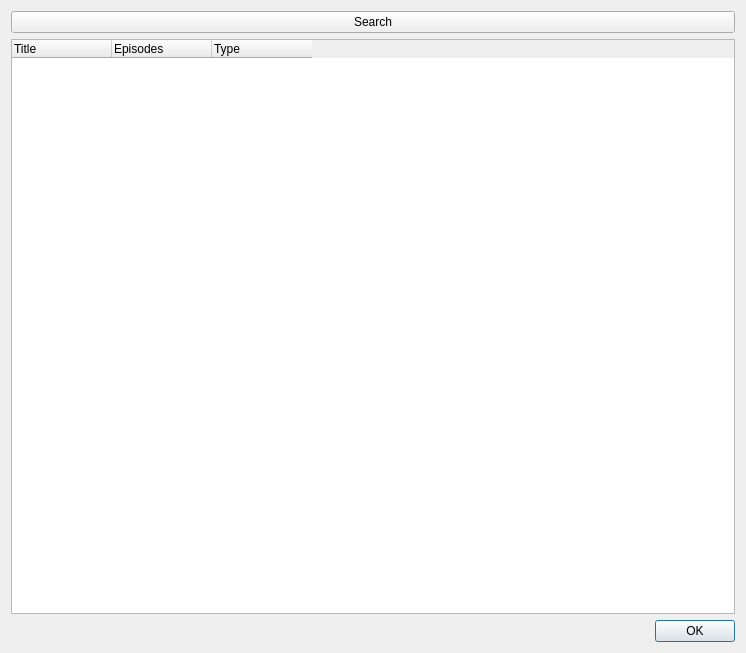
<?xml version="1.0" encoding="UTF-8"?>
<ui version="4.0">
 <class>Dialog_Search</class>
 <widget class="QDialog" name="Dialog_Search">
  <property name="geometry">
   <rect>
    <x>0</x>
    <y>0</y>
    <width>746</width>
    <height>653</height>
   </rect>
  </property>
  <property name="minimumSize">
   <size>
    <width>746</width>
    <height>653</height>
   </size>
  </property>
  <property name="contextMenuPolicy">
   <enum>Qt::PreventContextMenu</enum>
  </property>
  <property name="windowTitle">
   <string>Search</string>
  </property>
  <property name="windowIcon">
   <iconset resource="../Resources.qrc">
    <normaloff>:/Resources/Search.png</normaloff>:/Resources/Search.png</iconset>
  </property>
  <layout class="QVBoxLayout" name="verticalLayout">
   <item>
    <layout class="QVBoxLayout" name="SearchLayout">
     <item>
      <layout class="QHBoxLayout" name="SearchFieldLayout">
       <item>
        <widget class="QPushButton" name="SearchButton">
         <property name="toolTip">
          <string>Search for anime online</string>
         </property>
         <property name="text">
          <string>Search</string>
         </property>
        </widget>
       </item>
      </layout>
     </item>
     <item>
      <widget class="QTreeWidget" name="SearchTreeWidget">
       <property name="contextMenuPolicy">
        <enum>Qt::CustomContextMenu</enum>
       </property>
       <property name="editTriggers">
        <set>QAbstractItemView::NoEditTriggers</set>
       </property>
       <property name="showDropIndicator" stdset="0">
        <bool>false</bool>
       </property>
       <property name="indentation">
        <number>0</number>
       </property>
       <property name="rootIsDecorated">
        <bool>false</bool>
       </property>
       <property name="uniformRowHeights">
        <bool>true</bool>
       </property>
       <property name="itemsExpandable">
        <bool>false</bool>
       </property>
       <property name="sortingEnabled">
        <bool>true</bool>
       </property>
       <property name="wordWrap">
        <bool>true</bool>
       </property>
       <property name="expandsOnDoubleClick">
        <bool>false</bool>
       </property>
       <attribute name="headerCascadingSectionResizes">
        <bool>true</bool>
       </attribute>
       <attribute name="headerMinimumSectionSize">
        <number>100</number>
       </attribute>
       <attribute name="headerShowSortIndicator" stdset="0">
        <bool>false</bool>
       </attribute>
       <attribute name="headerStretchLastSection">
        <bool>false</bool>
       </attribute>
       <column>
        <property name="text">
         <string>Title</string>
        </property>
       </column>
       <column>
        <property name="text">
         <string>Episodes</string>
        </property>
       </column>
       <column>
        <property name="text">
         <string>Type</string>
        </property>
       </column>
      </widget>
     </item>
    </layout>
   </item>
   <item>
    <widget class="QDialogButtonBox" name="ButtonBox">
     <property name="orientation">
      <enum>Qt::Horizontal</enum>
     </property>
     <property name="standardButtons">
      <set>QDialogButtonBox::Ok</set>
     </property>
    </widget>
   </item>
  </layout>
 </widget>
 <resources>
  <include location="../Resources.qrc"/>
 </resources>
 <connections>
  <connection>
   <sender>ButtonBox</sender>
   <signal>accepted()</signal>
   <receiver>Dialog_Search</receiver>
   <slot>accept()</slot>
   <hints>
    <hint type="sourcelabel">
     <x>248</x>
     <y>254</y>
    </hint>
    <hint type="destinationlabel">
     <x>157</x>
     <y>274</y>
    </hint>
   </hints>
  </connection>
  <connection>
   <sender>ButtonBox</sender>
   <signal>rejected()</signal>
   <receiver>Dialog_Search</receiver>
   <slot>reject()</slot>
   <hints>
    <hint type="sourcelabel">
     <x>316</x>
     <y>260</y>
    </hint>
    <hint type="destinationlabel">
     <x>286</x>
     <y>274</y>
    </hint>
   </hints>
  </connection>
 </connections>
</ui>
